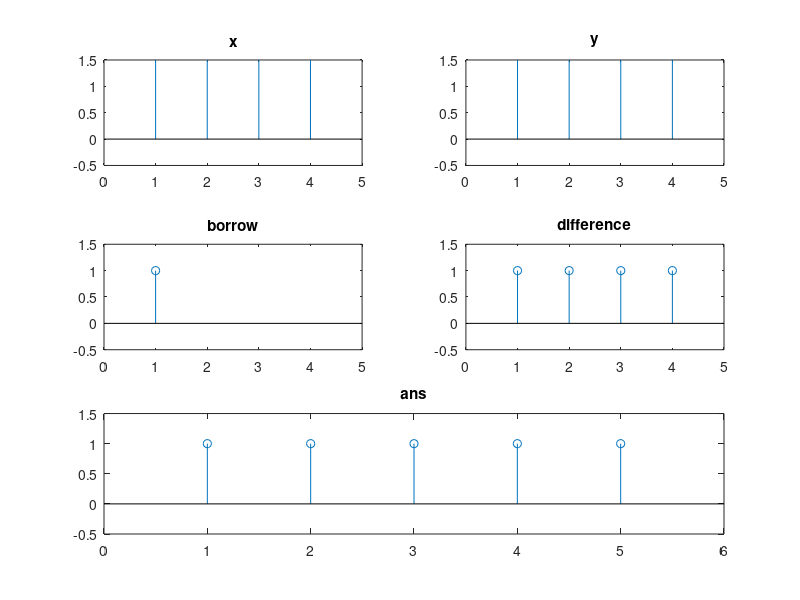

Write MATLAB code to recreate this figure.
clc;
clear all;
close all;

fprintf('Enter the first sequence (x):\n');
for i = 1 : 1 : 4
    fprintf('Bit %d: ', i);
	x(i) = input('');
end

fprintf('\nEnter the second sequence (y):\n');
for i = 1 : 1 : 4
    fprintf('Bit %d: ', i);
	y(i) = input('');
end

b = input('\nEnter borrow input: ');

for i = 4 : -1 : 1
    d(i) = xor(xor(x(i), y(i)), b);
    b = or(and(not(x(i)), xor(y(i), b)), and(y(i), b));
end

ans = [b, d];

fprintf('\nx = ');
fprintf('%d ', x);
fprintf('\ny = ');
fprintf('%d ', y);
fprintf('\nb = %d', b);
fprintf('\nd = ');
fprintf('%d ', d);
fprintf('\nans (x - y) = ');
fprintf('%d ', ans);
fprintf('\n');

figure('name', 'Subtraction');
subplot(3, 2, 1);
stem(x);
axis([0 5 -0.5 1.5]);
title('x');

subplot(3, 2, 2);
stem(y);
axis([0 5 -0.5 1.5]);
title('y');

subplot(3, 2, 3);
stem(b);
axis([0 5 -0.5 1.5]);
title('borrow');

subplot(3, 2, 4);
stem(d);
axis([0 5 -0.5 1.5]);
title('difference');

subplot(3, 2, [5 6]);
stem(ans);
axis([0 6 -0.5 1.5]);
title('ans');